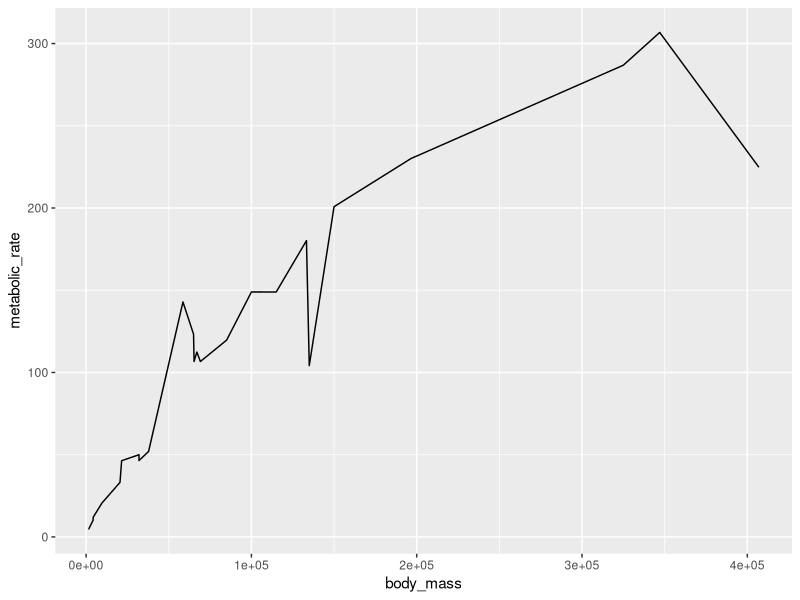
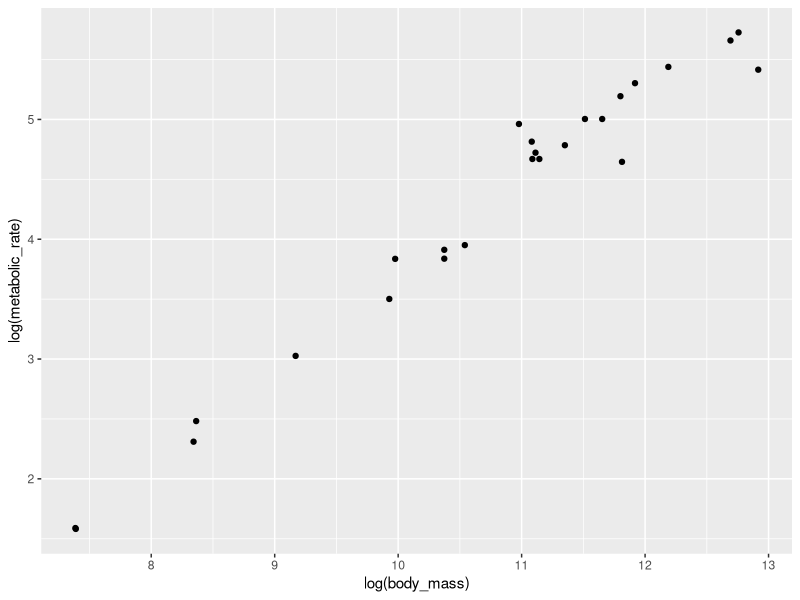
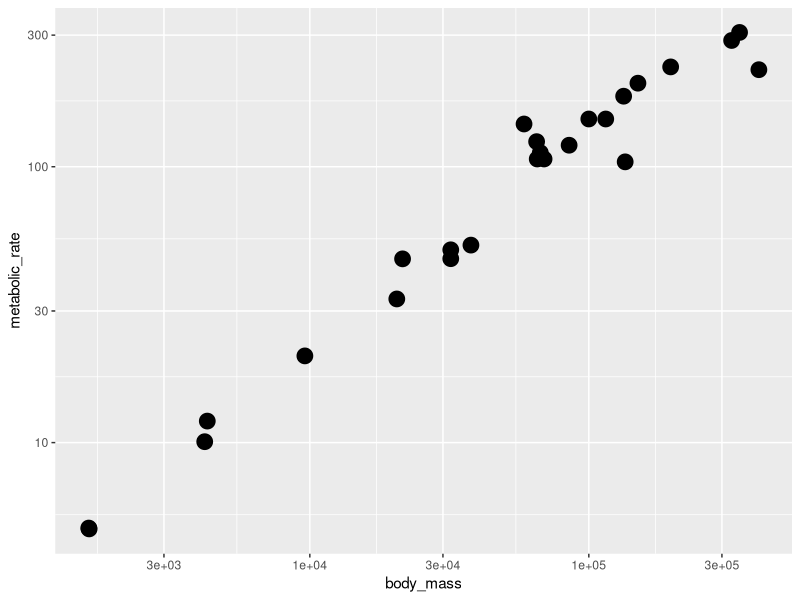

R code for these plots, in order:
# Load library
library(tidyverse)

#set up data frame for plotting
size_mr_data <- data.frame(
  body_mass = c(32000, 37800, 347000, 4200, 196500, 100000, 4290, 
    32000, 65000, 69125, 9600, 133300, 150000, 407000, 115000, 
    67000,325000, 21500, 58588, 65320, 85000, 135000, 20500, 1613,
    1618),
  metabolic_rate = c(49.984, 51.981, 306.770, 10.075, 230.073, 
    148.949, 11.966, 46.414, 123.287, 106.663, 20.619, 180.150, 
    200.830, 224.779, 148.940, 112.430, 286.847, 46.347, 142.863, 
    106.670, 119.660, 104.150, 33.165, 4.900, 4.865))
    
#code goes here
#Plot one

ggplot(data = size_mr_data, aes (x = body_mass, y = metabolic_rate)) + geom_line()

#Plot two
ggplot(data = size_mr_data, aes(x = log(body_mass), y = log(metabolic_rate))) +
  geom_point()

#plot three
ggplot(data = size_mr_data, aes(x = body_mass, y = metabolic_rate)) +
  scale_x_log10() +
  scale_y_log10() +
  geom_point(size = 5)
